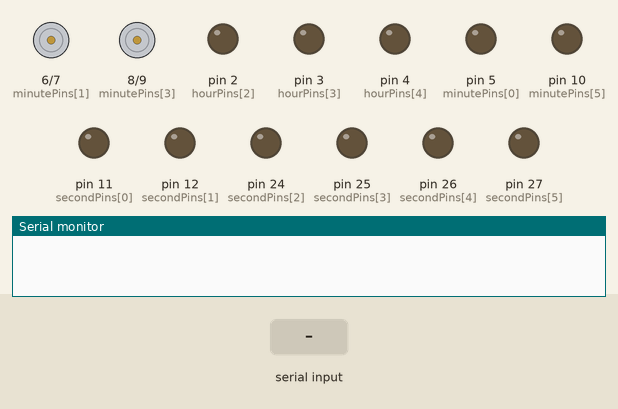
Recording of a sketch running on a simulated Arduino Mega 2560, built with avr-gcc and run on an emulated ATmega2560. Shown: motor-driver pin pairs drawn as motors (green arrow = first pin HIGH = forward, orange = second pin HIGH = backward, longer = more drive), output pins drawn as LEDs (lit = HIGH), the last lines printed to the serial monitor. Dashed ring = blinking. The test bench sets the inputs (shaded band). Pins used as bus, display or sensor lines are not drawn.

Above: at 0.1 s.
At 14.7 s:
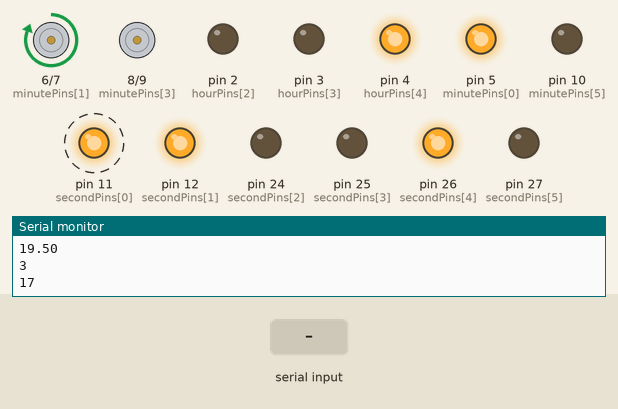
14.8 s: "get_time\n" received over Serial
At 16.8 s:
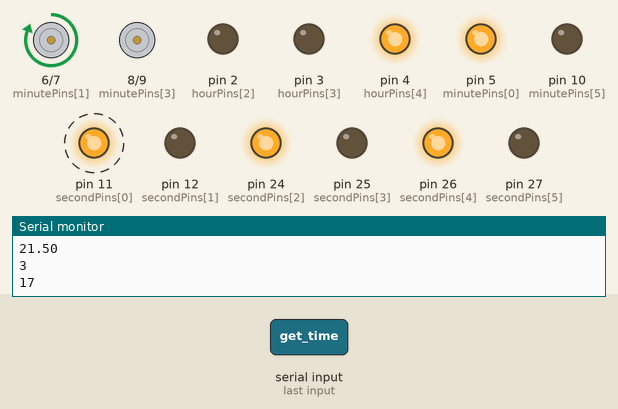
Timing chart, 0 to 35.5 s (numbered marks = the images above; inputs shaded):
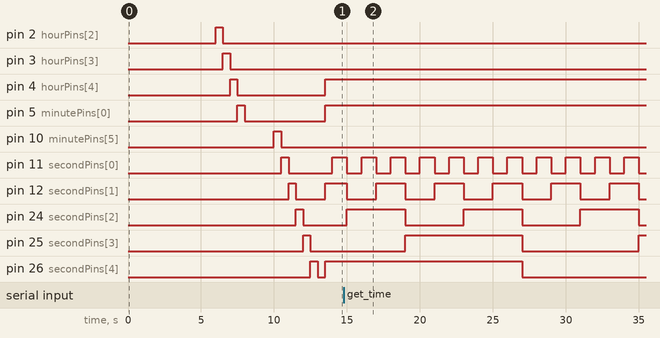

The sketch:

Clock_CLI.ino
```cpp
#include <math.h>
int hourPins[5] = {0,1,2,3,4};
int minutePins[6] = {5,6,7,8,9,10};
int secondPins[6] = {11,12,24,25,26,27};
int htime = 17;
int mtime = 03;
double stime = 05;
unsigned int loopStart = 0;
unsigned int elapsedTime = 0;
String inputString = "";
bool stringComplete = false;

void setup() {
  //init serial
  Serial.begin(9600);
  inputString.reserve(200);
  //pin 0-12 output
  for(int i=0;i<=12;i++){
    pinMode(i, OUTPUT);
  }
  delay(5000);
  //pin 24-27 output
  for(int i=24;i<=27;i++){
    pinMode(i, OUTPUT);
  }

  //pin 0-12 high then low
  for(int i=0;i<=12;i++){
    digitalWrite(i, HIGH);
    delay(500);
    digitalWrite(i, LOW);
  }
  //pin 24-27 high then low
  for(int i=24;i<=27;i++){
    digitalWrite(i, HIGH);
    delay(500);
    digitalWrite(i, LOW);
  }
  Serial.println("initiated");
}

void loop() {
  if(millis()-loopStart>=(1000-(elapsedTime%1000))){//check if more than a second has elapsed
    //offset actual start time to when it should of started
    //this is to prevent the acumulation of partial seconds that can add up to add extra skips

    //calculate and save time elapsed since this might be
    //dramatically more than 1 second if serial handling delayed us
    elapsedTime = millis()-loopStart;
    loopStart = millis();

    Serial.println(elapsedTime);
    Serial.println(loopStart);
    Serial.println(stime);
    Serial.println(mtime);
    Serial.println(htime);
    Serial.println();
    stime += elapsedTime/1000.0;
    if(stime>59){
      mtime += (int)stime/60;
      stime= stime - ((int)(stime/60.0))*60; //remove full minutes that have passed
      if(mtime>59){
        mtime= mtime-60; //i dont think I need to handle jumps of more than a few min
        htime++;
        if(htime>23){
          htime=0;
        }
      }
    }
    Serial.println(stime);
    Serial.println(mtime);
    Serial.println(htime);
    Serial.println();
    //delay(999);
    //Serial.println("Offset added");

    int TempTime = htime;
    for(int i = 4; i>=0; i--){
      if((pow(2,i))<=TempTime){
        TempTime=TempTime-(pow(2,i));
        digitalWrite(hourPins[i], HIGH);
      }else{
        digitalWrite(hourPins[i], LOW);
      }
    }
    //Serial.println("Hours Displayed");

    TempTime = mtime;
    for(int i = 5; i>=0; i--){
      if((pow(2,i))<=TempTime){
        TempTime=TempTime-(pow(2,i));
        digitalWrite(minutePins[i], HIGH);
      }else{
        digitalWrite(minutePins[i], LOW);
      }
    }
    //Serial.println("Minutes displayed");

    TempTime = (int) stime;//remember stime (seconds) is fractional to prevent drift over time
    for(int i = 5; i>=0; i--){
      if((pow(2,i))<=TempTime){
        TempTime=TempTime-(pow(2,i));
        digitalWrite(secondPins[i], HIGH);
      }else{
        digitalWrite(secondPins[i], LOW);
      }
    }//end seconds display loop
    //Serial.println("Seconds Displayed");
  }//end time elapsed if statement
}//end loop

/*
  SerialEvent occurs whenever a new data comes in the hardware serial RX. This
  routine is run between each time loop() runs, so using delay inside loop can
  delay response. Multiple bytes of data may be available.
*/
void serialEvent() {
  while (Serial.available()) {
    // get the new byte:
    char inChar = (char)Serial.read();
    if ((inChar == '\r') || (inChar == '\n')) {
      //do not add these special chars to input string
    }else{
      // add it to the inputString:
      inputString += inChar;
    }
    // if the incoming character is a newline, set a flag so the main loop can
    // do something about it:
    if ((inChar == '\r') || (inChar == '\n')) {//some terminals send carriage return, others send newline when enter is pressed
      stringComplete = true;
      if(inputString=="get_time"){
        Serial.println();
        Serial.println("Time");
      }
      inputString = "";
      stringComplete = false;
    }
  }
}
```

Measured:
- by itself, pin 11 (secondPins[0]): alternates HIGH for 1.0 s and LOW for 1.0 s
- by itself, pin 12 (secondPins[1]): alternates HIGH for 2.0 s and LOW for 2.0 s
- by itself, pin 24 (secondPins[2]): alternates HIGH for 4.0 s and LOW for 4.0 s
